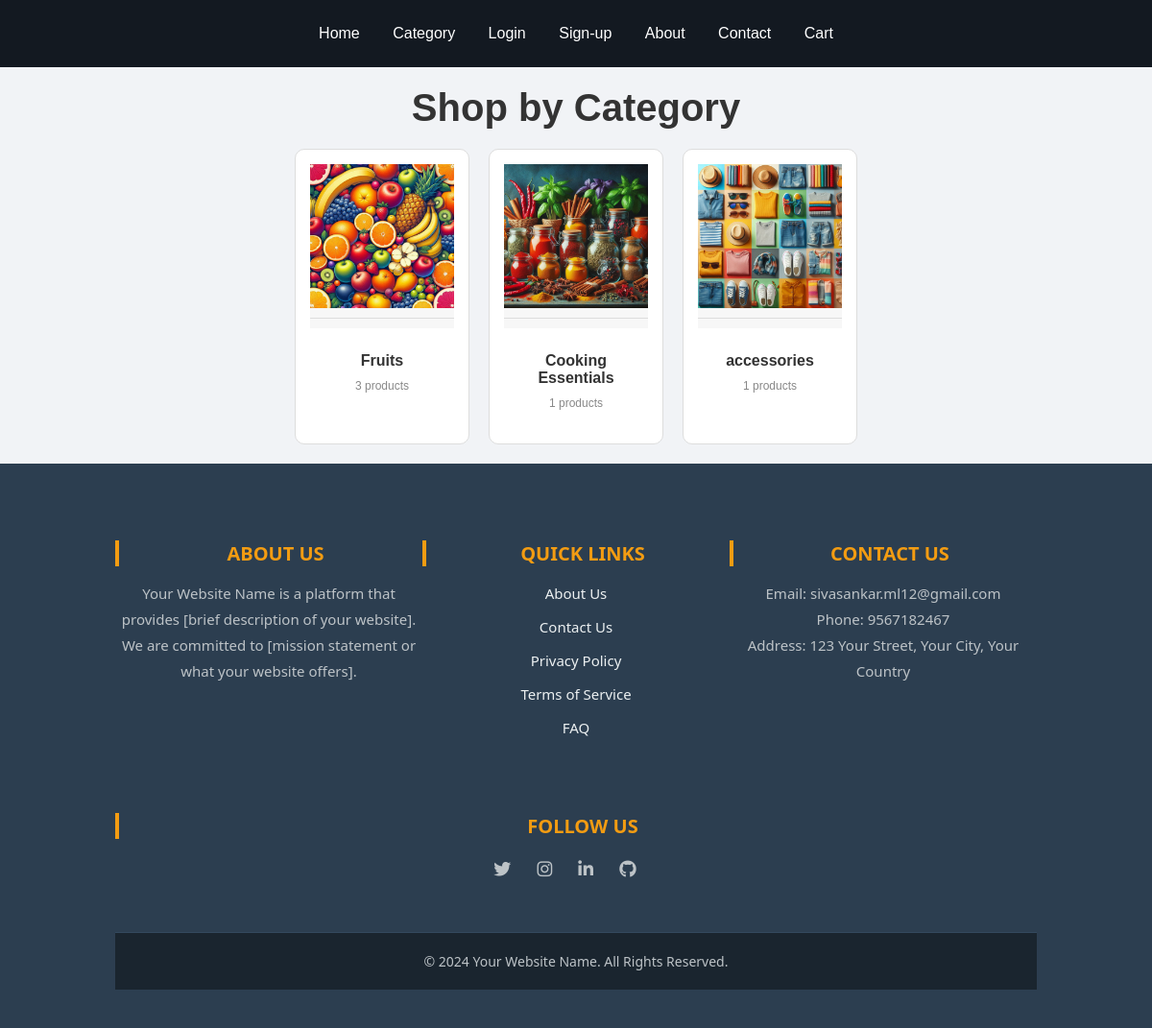
The page /category/ on the database its author committed.
### core/models.py (models this page shows, shortened)
class Category(models.Model):
    cid = ShortUUIDField(unique=True, max_length=30, prefix='cat', alphabet='abcdefghi1123456')
    title = models.CharField(max_length=100)
    image = models.ImageField(upload_to='category')
    class Meta:
        verbose_name_plural = "Categories"

### core/views.py (the view)
# urls.py: path("category/",views.category_list, name="category-list"),
def category_list(request):
    categories = Category.objects.all()
    for category in categories:
        category.count = category.products.count()  # 'products' is the related name for the reverse relation
    return render(request, 'category-list.html', {'categories': categories})

### core/context_processor.py (called while the page is built)
def default(request):
    categories=Category.objects.all()
    return{
        'categories':categories
    }

### templates/category-list.html (shortened to what this page needs)
{% extends "index.html" %}
{% block content %}
<section class="category-section">
    <div class="container-cat">
        <h2 class="section-title">Shop by Category</h2>
        <div class="category-grid">
            {% for category in categories %}
            <div class="category-card">
                <a href="{% url "index:category-list-view" category.cid %}" class="category-link">
                    <div class="category-image-container">
                        <img src="{{ category.image.url }}" alt="{{ category.title }}" class="category-image">
                    </div>
                    <div class="category-details">
                        <h3 class="category-title">{{ category.title }}</h3>
                        <p class="category-count">{{ category.count }} products</p>
                    </div>
                </a>
            </div>
            {% endfor %}
        </div>
    </div>
</section>
{% endblock %}

### static/css/style.css (style rules this page uses)
body { font-family: Arial, sans-serif; margin: 0; padding: 0; background-color: #f1f3f6; display: flex; flex-direction: column; min-height: 100vh; }
.container-cat { width: 60%; margin: 0 auto; padding: 0; }
.section-title, .cat-title { text-align: center; font-size: 2.5em; margin: 20px 0; color: #333; }
.category-grid, .product-grid { display: flex; flex-wrap: wrap; gap: 20px; justify-content: space-around; margin-top: 0; padding: 0; justify-content: center; }
.category-card, .product-card { background-color: #fff; border: 1px solid #ddd; border-radius: 10px; overflow: hidden; width: 150px; transition: transform 0.3s, box-shadow 0.3s; display: flex; flex-direction: column; justify-content: space-between; margin-top: 0; position: relative; padding: 15px; text-align: left; margin-bottom: 20px; }
.category-link { text-decoration: none; color: inherit; display: block; height: 100%; }
.category-image-container { width: 100%; max-width: 150px; overflow: hidden; background-color: #f7f7f7; }
.category-image, .product-image { width: 100%; max-width: 150px; height: auto; display: block; border-bottom: 1px solid #ddd; padding-bottom: 10px; margin-bottom: 10px; position: relative; }
.category-details, .product-details { padding: 15px; text-align: center; }
.category-title, .product-title { font-size: 16px; margin: 10px 0; color: #333; }
.category-count, .product-category, .product-vendor, .product-price { font-size: 12px; color: #888; margin: 5px 0; }

### rows shown on the page
Category: image (picture), title "Fruits", count "3"
Category: image (picture), title "Cooking Essentials", count "1"
Category: image (picture), title "accessories", count "1"
